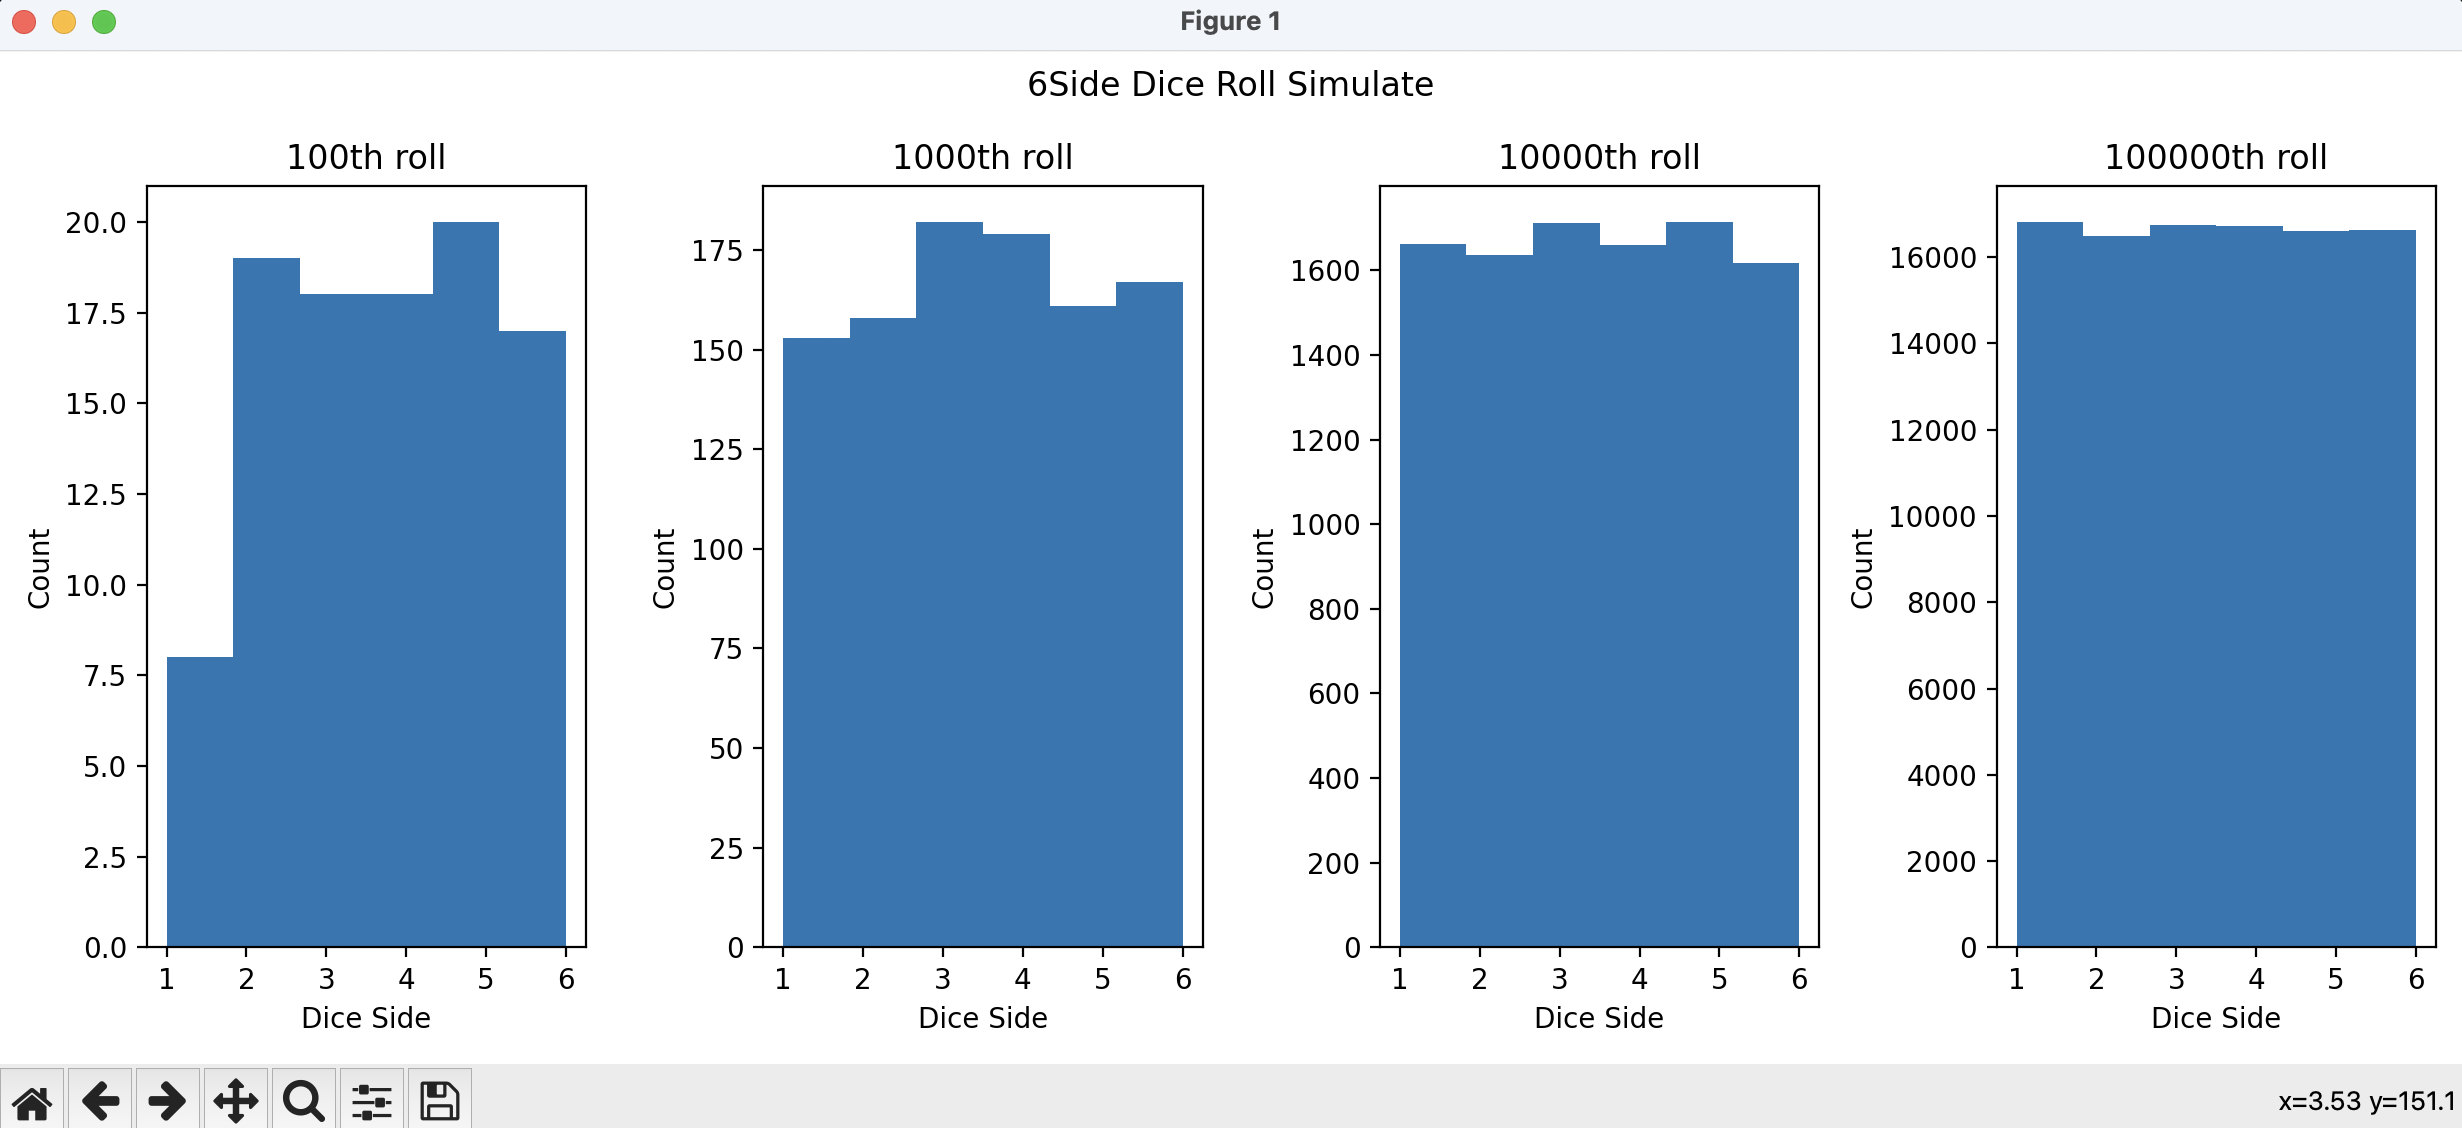

The script that drew this image:
import csv
import matplotlib.pyplot as plt

def main() :
    dice_datas = []
    
    f = open("q2.csv", 'r', encoding="UTF-8")
    
    data = csv.reader(f, delimiter=',')
    for row in data :
        dice_datas.append(row)

    f.close()

    fig, axs = plt.subplots(1,len(dice_datas))
    fig.set_tight_layout(True)
    for i in range(len(dice_datas)) :
        dice_data = list(map(int, dice_datas[i]))
        sample_num = dice_data[0]
        axs[i].set_title("{0}th roll".format(sample_num))
        axs[i].set_xlabel("Dice Side")
        axs[i].set_ylabel("Count")
        axs[i].set_xticks([1,2,3,4,5,6])
        axs[i].hist(dice_data[1:], bins=6)

    fig.suptitle("6Side Dice Roll Simulate")
    plt.show()

    for i in range(len(dice_datas)) :
        dice_data = list(map(int, dice_datas[i]))
        print("Roll Dice {0}th:".format(dice_data[0]), end=" ")
        nums = [0,0,0,0,0,0]
        for Count in dice_data[1:] :
            nums[Count-1] += 1
        prob = [i/dice_data[0] for i in nums]
        print(nums)
        print("-Probability: ", prob)

    print("N번 시행했다고 했을 때, (프로그램에서 특정 숫자를 직접 뽑아서 나온 횟수/전체 시행 횟수 N)이")
    print("N이 커질 수록 히스토그램이 균일해지며 각 횟수로 구한 확률이 수학적인 확률인 1/6(1.666...)에 점점 수렴함을 볼 수 있다.")

if __name__ == "__main__" :
    main()
